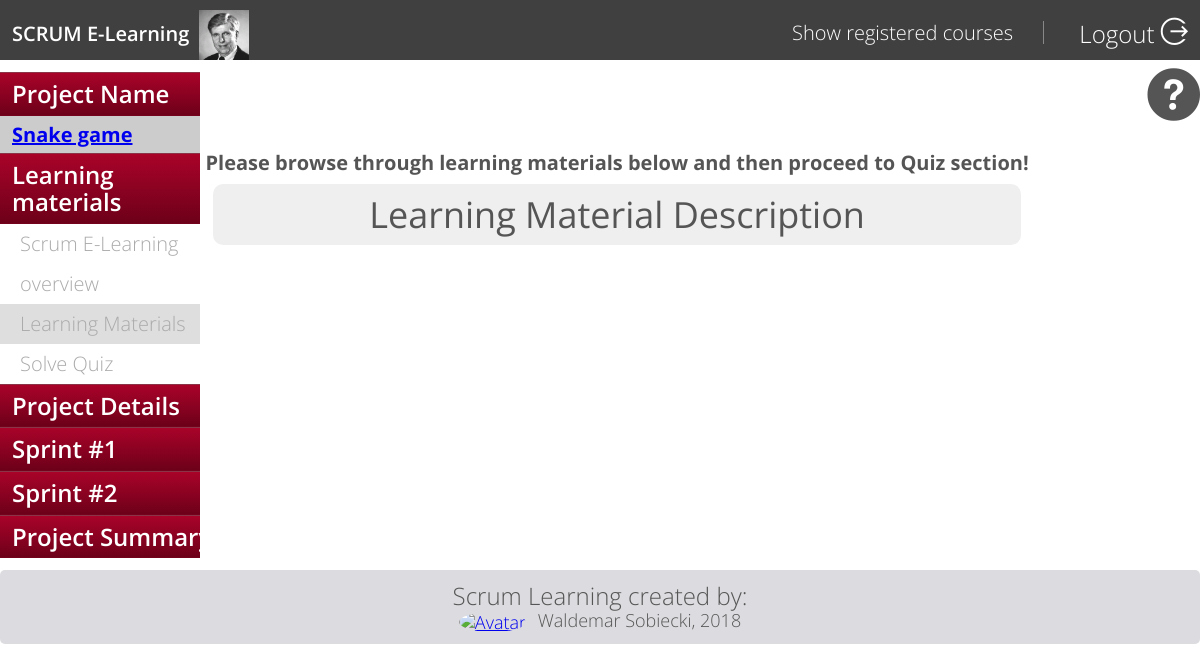
The page /course/1_learning_materials/1/ (signed in) on the database its author committed.
### Profile/models.py (models this page shows, shortened)
class Profile(AbstractUser):
    type = models.CharField(max_length=10, blank = True, choices=TYPES, default='Student')
    avatar = models.ImageField(upload_to=user_directory_path, default='static/defaults/!default_user_avatar/user.gif')# #default didn't quite work. When deleted profile the default img was also deleted
    def avatar_url(self):
        if self.avatar and hasattr(self.avatar, 'url'):
            return self.avatar.url
        else:
            return '/static/defaults/!default_user_avatar/user.gif'
    def image_tag(self):
        if self.avatar and hasattr(self.avatar, 'url'):
            return mark_safe('<img src="/media/%s" width="50" height="50" title="%s"/>' % (self.avatar,self.username))
        else:
            return mark_safe('<img src="/%s" width="50" height="50" />' % ('static/defaults/!default_user_avatar/user.gif'))
    image_tag.short_description = 'User Avatar'

### Course/models.py (models this page shows, shortened)
class Course(models.Model):
	program = models.ForeignKey('Program', on_delete=models.CASCADE)
	students = models.ManyToManyField(Profile) #to get list simply course.students.all()
	students_scrum_master = models.ManyToManyField(Profile,related_name='scrum_masters') #to get list simply course.students.all()
	students_developer = models.ManyToManyField(Profile,related_name='develpers') #to get list simply course.students.all()
	students_product_owner = models.ManyToManyField(Profile,related_name='product_owners') #to get list simply course.students.all()
	created = models.DateTimeField(editable=False)
	modified = models.DateTimeField(editable=False)
	deadline = models.DateTimeField(default=datetime.now()+timedelta(days=30),blank=True)
	_progress = models.IntegerField(choices=COURSE_STATES, default=0)
	def get_course_name(self):
		return self.program.name
	get_course_name.short_description = 'Program name'
	def get_cover_tag(self):
		return self.program.cover_tag()
	get_cover_tag.short_description = 'Cover tag'
	def get_progress(self):
		return self._progress

class Program(models.Model):
	name = models.CharField(max_length=64, blank=False, null=False, unique=True)
	slug_name = models.SlugField(max_length=64, blank=False, null=False, unique=True)
	description = models.TextField(blank=True)
	files = models.ManyToManyField(LearningMaterial, related_name='files', blank=True)#
	cover = models.ImageField(upload_to=cover_directory_path, default='static/defaults/default_course_cover/cover.png')
	quiz = models.ManyToManyField(Quiz, related_name='quizes', blank=True)#
	def cover_tag(self):
		if self.cover and hasattr(self.cover, 'url'):
			return mark_safe('<img src="/%s" width="50" height="50" />' % (self.cover))
		else:
			return mark_safe('<img src="/%s" width="50" height="50" />' % ('static/defaults/default_course_cover/cover.png'))
		image_tag.short_description = 'Course Cover'
	def __str__(self):
		return self.name + self.cover_tag()

class LearningMaterial(models.Model):
	file = models.FileField (upload_to = "static/pdf", max_length=20000,  blank=True)
	desc = models.TextField(blank=True)

### Course/views.py (the view)
# urls.py: url(r'^1_learning_materials/(?P<course_pk>\d+)/$', views.learning_materials,name="learning_materials"),
@login_required
def learning_materials(request,course_pk):
	context = {}
	course = Course.objects.get(pk=course_pk)
	context['course'] = course
	context['progress_estimated'] = 1
	return render(request, '1_learning_materials.html',context)

### Course/templates/1_learning_materials.html (shortened to what this page needs)
{% extends "generics/course_generic.html" %}
{% block left %}
      {% include "includes/header_secondary.html" with section='learning_materials'  bullet_point='learning_materials_2' %}
{% endblock %}
{% block right %}
	<div class="col span-10-of-12">
	<h4 style="text-align: center;">Please browse through learning materials below and then proceed to Quiz section!</h4>
	{% for f in course.program.files.all %}
		<div class="tutorial" id="tutorial-1">
		    <div class="tutorial-header">
		        {{f.desc}}
		    </div>
		</div>
	{% endfor %}
	</div>
{% endblock %}

### templates/includes/header_course.html (shortened to what this page needs)
    {% load static %}
    <header>
        <div class="row">
            <div class=logo>
               <a href="{% url 'index_page' %}">SCRUM E-Learning</a>
            </div>
            <img src="{{ request.user.avatar_url }}" title="Logged as: {{request.user.username}}" style="height: 50px; width: auto;margin-left: 10px;">
            <div class="main-nav">
                <ul>
                    <li><a href="{% url 'Course:course_list' %}">Show registered courses</a></li>
                    <li><a href="{% url 'Profile:logout_profile' %}">Logout  <i class="ion-log-out"></i></a></li>
                </ul>
            </div>
        </div>
    </header>

### templates/includes/header_secondary.html (shortened to what this page needs)
        {% load static %}
             <div class="menu-item alpha {% if section == 'program_description' %} active {% endif %}">
              <h4><a href="#">Project Name</a></h4>
              <h3 class="{% if bullet_point == 'program_description_1' %} active {% endif %}"><a href="{% url 'Course:program_description' course.pk %}">{{course.program.name}}</a></h3>
            </div>
            <div class="{% if section == 'learning_materials' %} active {% endif %} menu-item">
              <h4><a href="#">Learning materials</a></h4>
              <ul>
                <li class="{% if bullet_point == 'learning_materials_1' %} active {% endif %}">
                  <a href="{% url 'Course:course_detail' course.pk %}">Scrum E-Learning overview </a>
                </li>
                <li class="{% if bullet_point == 'learning_materials_2' %} active {% endif %}"><a href="{% url 'Course:learning_materials' course.pk %}">Learning Materials</a></li>
                <li class="{% if bullet_point == 'learning_materials_3' %} active {% endif %}"><a href="{% url 'Course:quiz' course.pk %}">Solve Quiz</a></li>
              </ul>
            </div>
            <div class="{% if section == 'project_details' %} active {% endif %} menu-item">
              <h4><a href="#">Project Details</a></h4>
            </div>
            <div class="{% if section == 'sprint' %} active {% endif %} menu-item">
              <h4><a href="#">Sprint #1</a></h4>
            </div>
            <div class="{% if section == 'sprint2' %} active {% endif %} menu-item">
              <h4><a href="#">Sprint #2</a></h4>
            </div>
            <div class="{% if section == 'project_summary' %} active {% endif %} menu-item">
              <h4><a href="#">Project Summary</a></h4>
            </div>

### static/css/responsivegridsystem.css (style rules this page uses)
.row { zoom: 1; }
.row:before, .row:after { content:""; display:table; }
.row:after { clear:both; }
.col { display: block; float:left; margin: 1% 0 1% 1.6%; }
.col:first-child { margin-left: 0; }
.span-10-of-12 { width: 83.06%; }

### static/css/style.css (style rules this page uses)
* { margin: 0; padding: 0; box-sizing: border-box; }
html, body, section { background-color: #fff; color: #555; font-family: 'Open Sans', sans-serif; font-size: 20px; font-weight: 300; text-rendering: optimizeLegibility; width: 100%; margin: 0 auto; }
.row { max-width: 2000px; margin: 0 auto; }
header { background-color:rgba(0, 0, 0, 0.75); color: #fff; padding: 10px 0; height: 60px; position: fixed; left: 0; top: 0; width: 100%; }
.logo { margin-top: 1%; float: left; font-weight: 600; margin-left:1%; display: inline-block; width: auto; }
.main-nav { margin-top: 0.5%; margin-right: 1%; float: right; }
.main-nav li { list-style: none; display: inline-block; border-right: 1px solid rgba(154, 152, 152, 0.82); padding:0 30px; vertical-align: middle; }
.main-nav ul li:last-child { border: 0px; padding-right: 0; font-size: 1.2em; margin-top: -0.5%; }
.main-nav a:link,a:visited, .logo a, .logo a:visited { color: #fff; text-decoration: none; }
.main-nav i { font-size: 1.3em; font-weight: bold; }
.menu-item { min-width: 200px; }
.menu-item h4 { color: #fff; font-size: 1.2em; font-weight: 600; padding: 7px 12px; background: #a90329; }
.menu-item h3 { color: #111; font-size: 1em; font-weight: bold; padding: 7px 12px; background: #ccc; }
.menu-item h4 a { color: white; display: block; text-decoration: none; width: 200px; }
.menu-item h4 { border-bottom: 1px solid rgba(0,0,0,0.3); border-top: 1px solid rgba(255,255,255,0.2); color: #fff; font-size: 1.2em; font-weight: 600; padding: 7px 12px; background: #a90329; background: -moz-linear-gradient(top, #a90329 0%, #8f0222 44%, #6d0019 100%); background: -webkit-gradient(linear, left top, left bottom, color-stop(0%,#a90329), color-stop(44%,#8f0222), color-stop(100%,#6d0019)); background: -webkit-linear-gradient(top, #a90329 0%,#8f0222 44%,#6d0019 100%); background: -o-linear-gradient(top, #a90329 0%,#8f0222 44%,#6d0019 100%); background: -ms-linear-gradient(top, #a90329 0%,#8f0222 44%,#6d0019 100%); background: linear-gradient(top, #a90329 0%,#8f0222 44%,#6d0019 100%); filter: progid:DXImageTransform.Microsoft.gradient( startColorstr='#a90329', endColorstr='#6d0019',GradientType=0 ); }
.menu-item ul { background: #b4b3b3; font-size: 13px; line-height: 30px; list-style-type: none; overflow: hidden; padding: 0px; }
.menu-item ul a { margin-left: 20px; text-decoration: none; color: #aaa; display: block; width: 200px; }
.menu-item li, { border-bottom: 1px solid #eee; }
.menu-item ul { background: #fff; font-size: 1em; line-height: 2em; list-style-type: none; overflow: hidden; padding: 0px; max-height: 0px; transition: max-height 2s ease-out; }
.menu-item.active ul { overflow: visible; max-height: 500px; }
.menu-item ul li.active { background: #dedede; }
.tutorial { text-align: center; }
.tutorial-header { background-color: #efefef; font-size: 1.8em; font-weight: 400; padding: 10px; margin: 10px; border-radius: 10px; }

### rows shown on the page
Profile: user.avatar_url (placeholder picture)
Course: program.name "Snake game"
LearningMaterial: desc "Learning Material Description"
